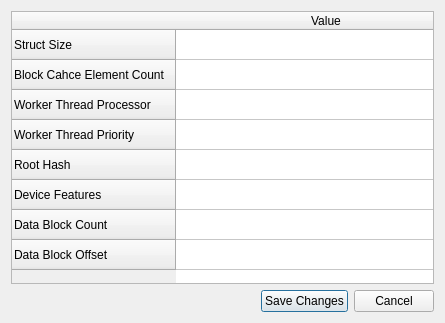
<?xml version="1.0" encoding="UTF-8"?>
<ui version="4.0">
 <class>SvodVolumeDescriptorDialog</class>
 <widget class="QDialog" name="SvodVolumeDescriptorDialog">
  <property name="geometry">
   <rect>
    <x>0</x>
    <y>0</y>
    <width>445</width>
    <height>323</height>
   </rect>
  </property>
  <property name="windowTitle">
   <string>Volume Descriptor</string>
  </property>
  <property name="windowIcon">
   <iconset resource="Resources.qrc">
    <normaloff>:/Images/Leaner24.png</normaloff>:/Images/Leaner24.png</iconset>
  </property>
  <layout class="QVBoxLayout" name="verticalLayout">
   <item>
    <widget class="QTableWidget" name="tableWidget">
     <attribute name="horizontalHeaderDefaultSectionSize">
      <number>300</number>
     </attribute>
     <row>
      <property name="text">
       <string>Struct Size</string>
      </property>
     </row>
     <row>
      <property name="text">
       <string>Block Cahce Element Count</string>
      </property>
     </row>
     <row>
      <property name="text">
       <string>Worker Thread Processor</string>
      </property>
     </row>
     <row>
      <property name="text">
       <string>Worker Thread Priority</string>
      </property>
     </row>
     <row>
      <property name="text">
       <string>Root Hash</string>
      </property>
     </row>
     <row>
      <property name="text">
       <string>Device Features</string>
      </property>
     </row>
     <row>
      <property name="text">
       <string>Data Block Count</string>
      </property>
     </row>
     <row>
      <property name="text">
       <string>Data Block Offset</string>
      </property>
     </row>
     <column>
      <property name="text">
       <string>Value</string>
      </property>
     </column>
    </widget>
   </item>
   <item>
    <layout class="QHBoxLayout" name="horizontalLayout">
     <item>
      <spacer name="horizontalSpacer">
       <property name="orientation">
        <enum>Qt::Horizontal</enum>
       </property>
       <property name="sizeHint" stdset="0">
        <size>
         <width>40</width>
         <height>20</height>
        </size>
       </property>
      </spacer>
     </item>
     <item>
      <widget class="QPushButton" name="pushButton">
       <property name="text">
        <string>Save Changes</string>
       </property>
       <property name="icon">
        <iconset resource="Resources.qrc">
         <normaloff>:/Images/save.png</normaloff>:/Images/save.png</iconset>
       </property>
      </widget>
     </item>
     <item>
      <widget class="QPushButton" name="pushButton_2">
       <property name="text">
        <string>Cancel</string>
       </property>
       <property name="icon">
        <iconset resource="Resources.qrc">
         <normaloff>:/Images/cancel.png</normaloff>:/Images/cancel.png</iconset>
       </property>
      </widget>
     </item>
    </layout>
   </item>
  </layout>
 </widget>
 <resources>
  <include location="Resources.qrc"/>
 </resources>
 <connections/>
</ui>
